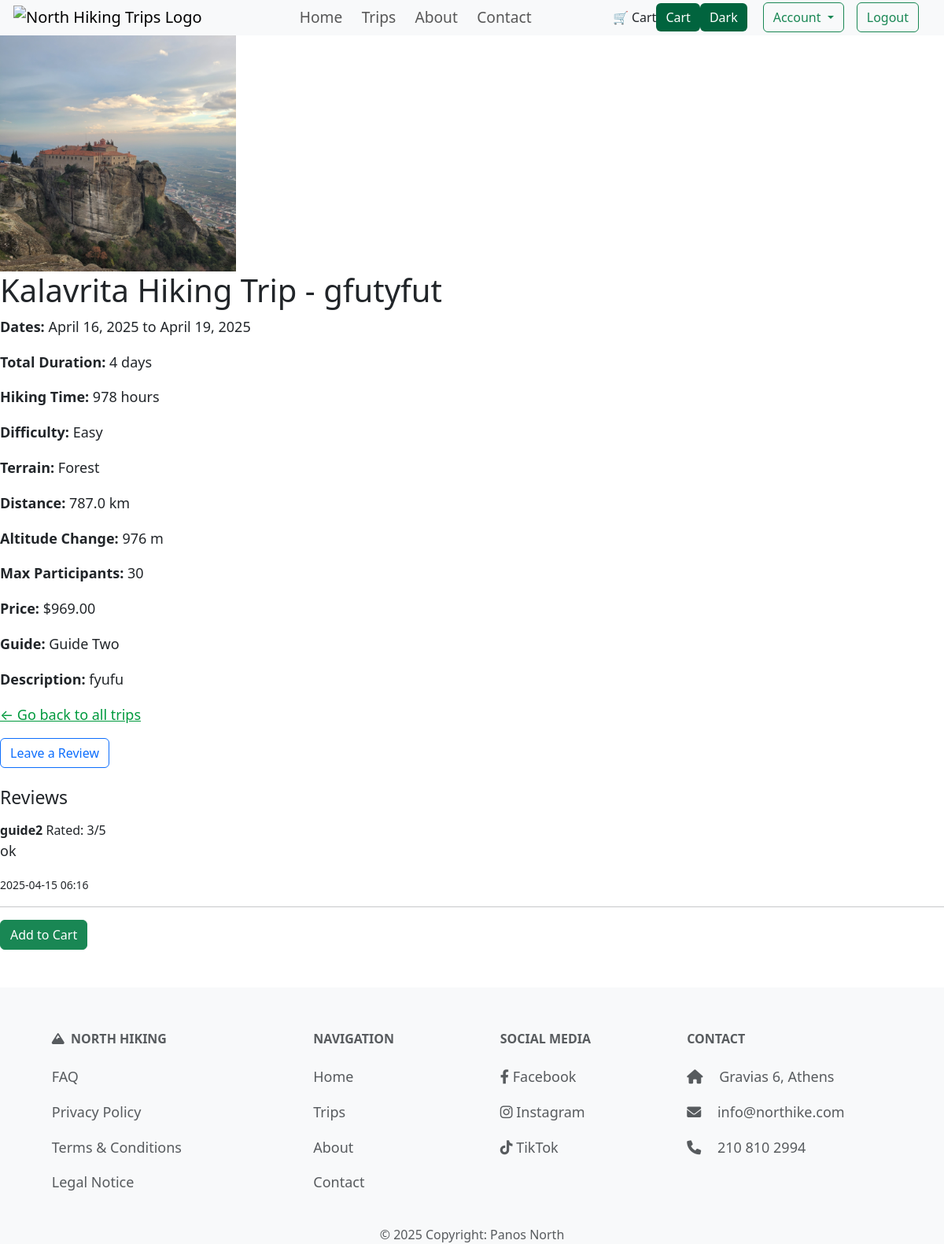
/trips/giyg (signed in), run on the app's committed database.
### trips/models.py (models this page shows, shortened)
class Trip(models.Model):
    DIFFICULTY_LEVELS = [
        ('Easy', 'Easy'),
        ('Moderate', 'Moderate'),
        ('Hard', 'Hard'),
        ('Extreme', 'Extreme')
    ]
    TERRAIN_TYPES = [
        ('Forest', 'Forest'),
        ('Mountain', 'Mountain'),
        ('Beach', 'Beach'),
        ('Urban', 'Urban'),
    ]
    title = models.CharField(max_length=60, unique=True)
    location = models.CharField(max_length=40)
    difficulty = models.CharField(max_length=10, choices=DIFFICULTY_LEVELS)
    distance = models.DecimalField(max_digits=5, decimal_places=1, validators=[MinValueValidator(0), MaxValueValidator(1000000)])
    terrain = models.CharField(max_length=20, choices=TERRAIN_TYPES)
    price = models.DecimalField(max_digits=8, decimal_places=2, validators=[MinValueValidator(0)])
    start_date = models.DateField(validators=[validate_future_date])
    end_date = models.DateField(validators=[validate_future_date])
    altitude_difference = models.PositiveIntegerField(validators=[MinValueValidator(1)])
    hiking_duration = models.PositiveIntegerField(validators=[MinValueValidator(1)])
    max_participants = models.PositiveIntegerField(validators=[MinValueValidator(1), MaxValueValidator(99)])
    description = models.TextField(max_length=500)
    image = models.ImageField(default='default.png', blank=True, null=True)
    guide = models.ForeignKey('Guide', on_delete=models.SET_NULL, null=True, blank=True, related_name='trip_guides'
    )
    slug = models.SlugField(unique=True, null=True, blank=True, editable=False)
    @property
    def duration(self):
        return (self.end_date - self.start_date).days + 1

class Guide(models.Model):
    EXPERIENCE_CHOICES = [
        ('Amateur', 'Amateur'),
        ('Professional', 'Professional'),
    ]
    user = models.OneToOneField(User, on_delete=models.CASCADE, related_name="guide_profile", null=True, blank=True)
    phone_number = models.CharField(max_length=20, blank=True, default='Not Provided')
    bio = models.TextField(blank=True, null=True, default='Not Provided')
    experience = models.CharField(max_length=20, choices=EXPERIENCE_CHOICES, blank=True, default='Amateur')
    def __str__(self):
        return f"{self.user.first_name} {self.user.last_name}" if self.user else "Unnamed Guide"

class Review(models.Model):
    trip = models.ForeignKey(Trip, on_delete=models.CASCADE, related_name='trip_reviews')
    user = models.ForeignKey(User, on_delete=models.CASCADE, related_name='user_reviews')
    rating = models.PositiveSmallIntegerField(validators=[MinValueValidator(1), MaxValueValidator(5)])
    comment = models.TextField(blank=True)
    created_at = models.DateTimeField(auto_now_add=True)
    class Meta:
        unique_together = ('user', 'trip')

### trips/views.py (the view)
# urls.py: path('<slug:slug>', views.trip_page, name='page'),
def trip_page(request, slug):
    trip = get_object_or_404(Trip, slug=slug)
    user_has_reviewed = False
    in_cart = False
    already_booked = False
    if request.user.is_authenticated:
        user = request.user
        user_has_reviewed = Review.objects.filter(user=user, trip=trip).exists()
        in_cart = CartItem.objects.filter(user=user, trip=trip).exists()
        already_booked = Booking.objects.filter(user=user, trip=trip).exists()
        ViewedTrip.objects.update_or_create(
            user=user,
            trip=trip,
            defaults={'viewed_at': timezone.now()}
        )
    context = {
        'trip': trip,
        'user_has_reviewed': user_has_reviewed,
        'in_cart': in_cart,
        'already_booked': already_booked,
    }
    return render(request, 'trips/trip_page.html', context)

### trips/context_processors.py (called while the page is built)
def cart_item_count(request):
    if request.user.is_authenticated:
        count = CartItem.objects.filter(user=request.user).count()
        return {'cart_item_count': count}
    return {'cart_item_count': 0}

### trips/templates/trips/trip_page.html (shortened to what this page needs)
{% extends "layout.html" %}
{% load static %}
{% block content %}
    <section>
        <img
            class="banner"
            src="{{ trip.image.url }}"
            alt="{{ trip.title }} banner"
        />
        <h1>{{ trip.title }} - {{ trip.location }}</h1>
        <p><strong>Dates:</strong> {{ trip.start_date }} to {{ trip.end_date }}</p>
        <p><strong>Total Duration:</strong> {{ trip.duration }} days</p>
        <p><strong>Hiking Time:</strong> {{ trip.hiking_duration }} hours</p>
        <p><strong>Difficulty:</strong> {{ trip.difficulty }}</p>
        <p><strong>Terrain:</strong> {{ trip.terrain }}</p>
        <p><strong>Distance:</strong> {{ trip.distance }} km</p>
        <p><strong>Altitude Change:</strong> {{ trip.altitude_difference }} m</p>
        <p><strong>Max Participants:</strong> {{ trip.max_participants }}</p>
        <p><strong>Price:</strong> ${{ trip.price }}</p>
        <p><strong>Guide:</strong> {{ trip.guide }}</p>
        <p><strong>Description:</strong> {{ trip.description }}</p>
        <p>
            <a href="{% url 'trips:list' %}">← Go back to all trips</a>
        </p>
        {% if user.is_authenticated and not user_has_reviewed %}
            <a href="{% url 'trips:add-review' slug=trip.slug %}" class="btn btn-outline-primary">Leave a Review</a>
        {% endif %}
        <h3 class="mt-4">Reviews</h3>
        {% if trip.trip_reviews.all %}
            {% for review in trip.trip_reviews.all %}
                <div class="review">
                    <strong>{{ review.user.username }}</strong>
                    <span>Rated: {{ review.rating }}/5</span>
                    <p>{{ review.comment }}</p>
                    <small>{{ review.created_at|date:"Y-m-d H:i" }}</small>
                    <hr>
                </div>
            {% endfor %}
        {% else %}
            <p>No reviews yet for this trip.</p>
        {% endif %}
        {% if user.is_authenticated %}
            {% if already_booked %}
                <p class="text-danger">You have already booked this trip.</p>
            {% elif in_cart %}
                <p class="text-info">Already in cart</p>
            {% else %}
                <form action="{% url 'trips:add-to-cart' slug=trip.slug %}" method="post">
                    <button type="submit" class="btn btn-success">Add to Cart</button>
                </form>
            {% endif %}
        {% endif %}
    </section>
{% endblock %}

### static/css/styles.css (style rules this page uses)
h3 { font-size: 23px; margin-bottom: 15px; }
p { font-size: 18px; line-height: 1.6; }
a { color: #009a3e; ; }
.banner { display: block; width: 100%; max-width: 300px; }
::placeholder { color: #6c757d; }

### data on the page
Trip: image (picture), title "Kalavrita Hiking Trip", location "gfutyfut", start_date "April 16, 2025", end_date "April 19, 2025", duration "4", hiking_duration "978", difficulty "Easy", terrain "Forest", distance "787.0", altitude_difference "976", max_participants "30", price "969.00", guide "Guide Two", description "fyufu"
Review: user.username "guide2", rating "3", comment "ok", created_at "2025-04-15 06:16"
